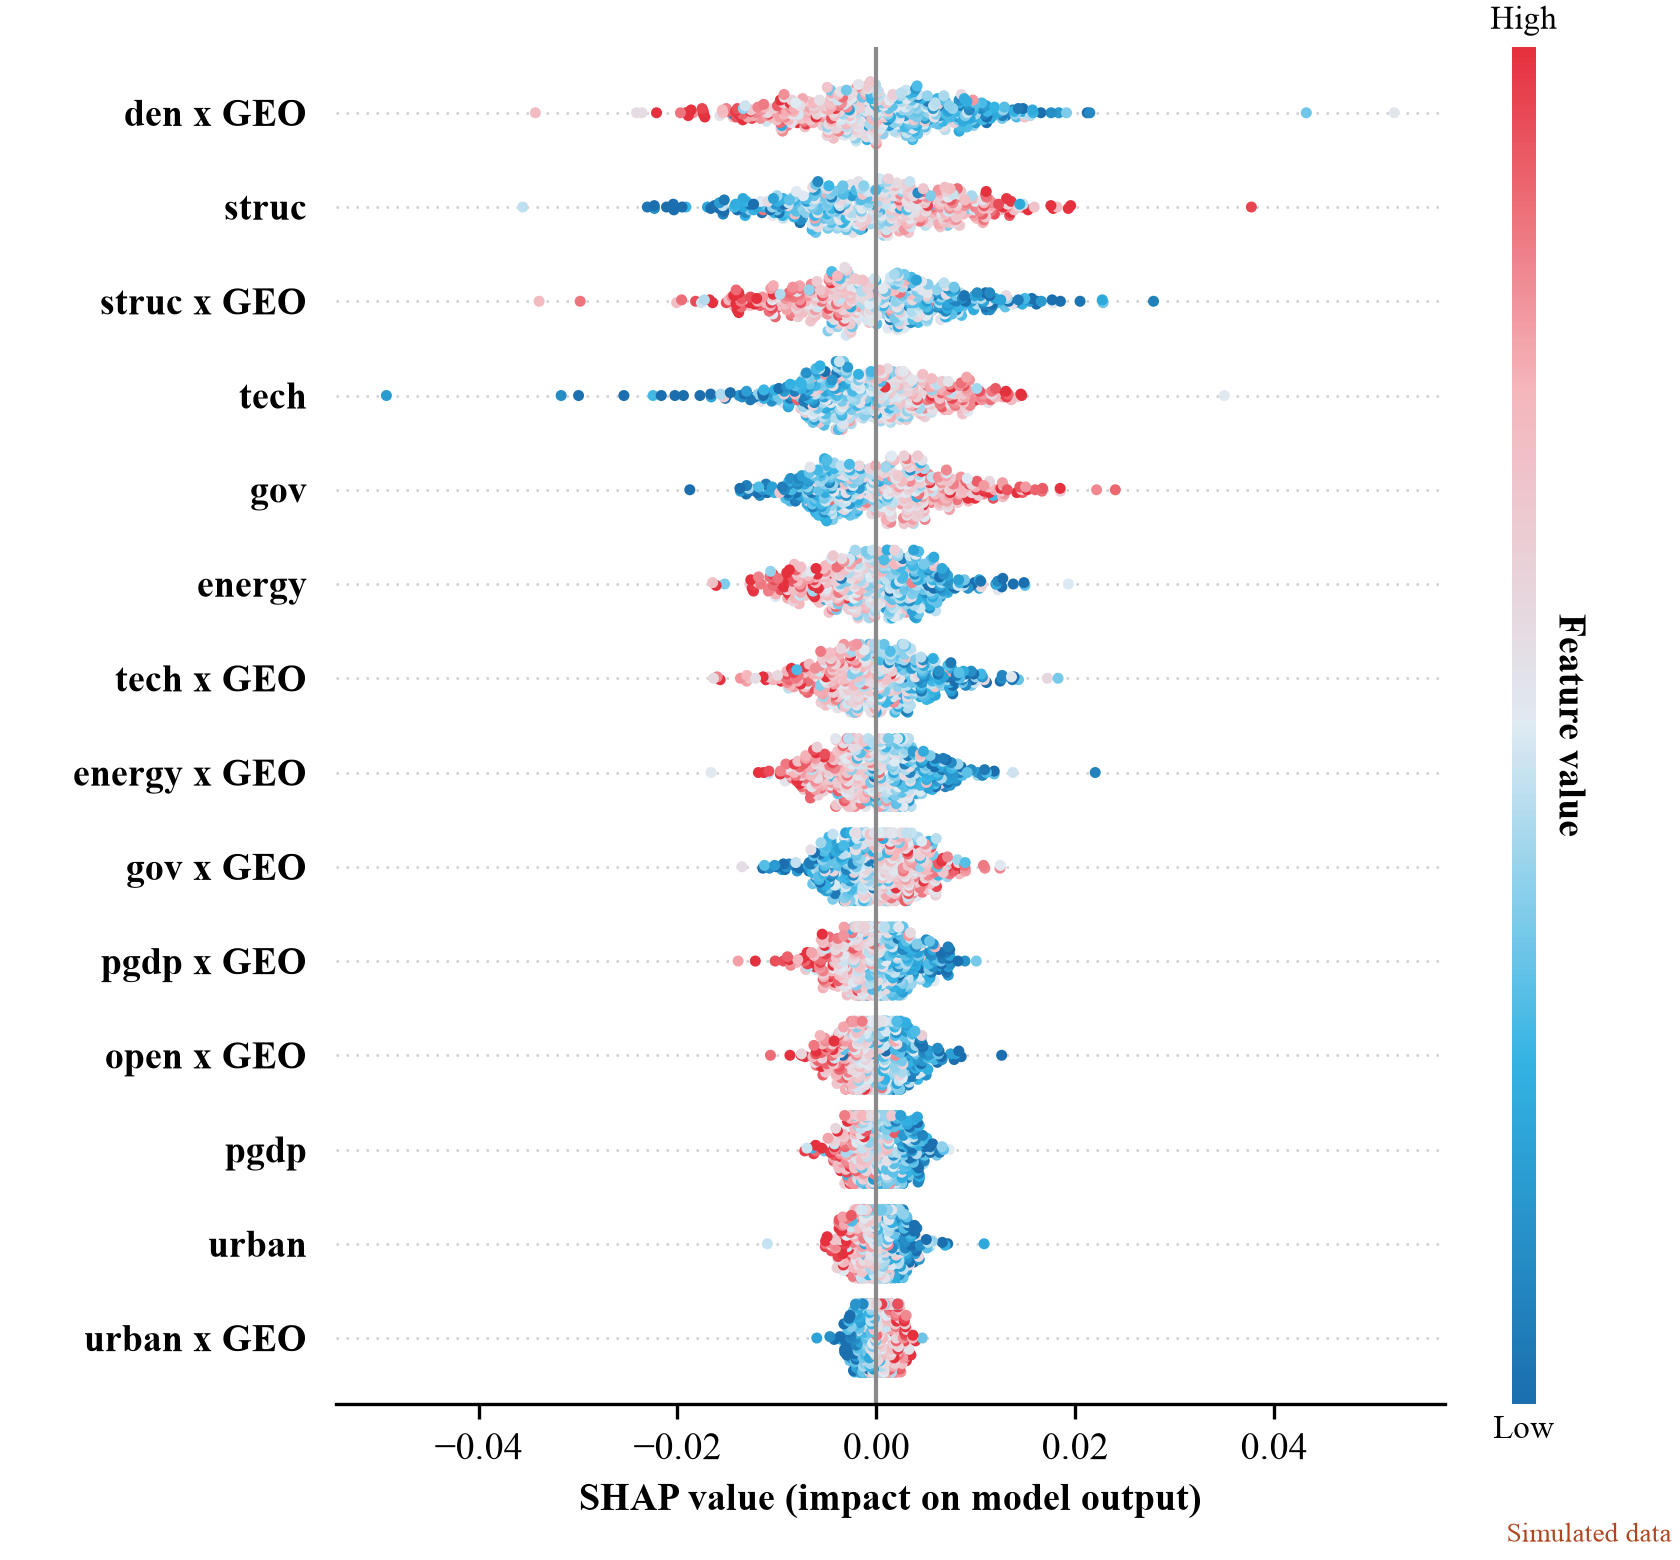

Python code for this plot:
"""SHAP beeswarm with a soft blue-to-pink ramp, dotted row guides and interaction terms among the features.

Drawn after a figure in the author's private reference collection (a cropped screen recording; structure and colour idea only).

*** SIMULATED DATA *** generated below with a fixed seed. Replace `shap` and `fval`
with your model's SHAP values and feature values (samples x features).
"""
from pathlib import Path

import matplotlib.pyplot as plt
import numpy as np
from matplotlib.colors import LinearSegmentedColormap

OUT = Path(__file__).with_suffix(".png")
CMAP = LinearSegmentedColormap.from_list("blue_pink", ["#1b6fae", "#33b3e3", "#dfeaf2", "#f5b5bb", "#e5303d"])
NAMES = ["den x GEO", "struc", "struc x GEO", "tech", "gov", "energy", "tech x GEO", "energy x GEO",
         "gov x GEO", "pgdp x GEO", "open x GEO", "pgdp", "urban", "urban x GEO"]

rng = np.random.default_rng(3)
n_obs, n_feat = 420, len(NAMES)
scale = np.linspace(1.0, 0.18, n_feat)
fval = rng.normal(size=(n_obs, n_feat))
sign = rng.choice([1, -1], n_feat)
shap = (sign * fval * 0.55 + rng.standard_t(4, size=(n_obs, n_feat)) * 0.35) * scale * 0.012

plt.rcParams.update({"font.family": "Times New Roman", "font.size": 9, "pdf.fonttype": 42})
fig, ax = plt.subplots(figsize=(5.6, 5.2))
fig.subplots_adjust(left=0.2, right=0.86, top=0.97, bottom=0.1)
y = np.arange(n_feat)[::-1]
edges = np.linspace(shap.min(), shap.max(), 120)
for j, yi in enumerate(y):
    ax.axhline(yi, color="#cfcfcf", lw=0.6, ls=(0, (1, 3)), zorder=0)
    b = np.digitize(shap[:, j], edges)
    off = np.zeros(n_obs)
    for k in np.unique(b):                      # stack points that share an x-bin symmetrically about the row
        idx = np.where(b == k)[0]
        off[idx] = (np.arange(len(idx)) - (len(idx) - 1) / 2) * 0.03
    sc = ax.scatter(shap[:, j], yi + np.clip(off, -0.36, 0.36), c=fval[:, j], cmap=CMAP, vmin=-2, vmax=2,
                    s=7, linewidths=0, rasterized=True)
ax.axvline(0, color="#8a8a8a", lw=1.0, zorder=1)
ax.set_yticks(y, NAMES, fontweight="bold")
ax.tick_params(left=False)
ax.set_ylim(-0.7, n_feat - 0.3)
ax.set_xlabel("SHAP value (impact on model output)", fontweight="bold")
for s in ("left", "top", "right"):
    ax.spines[s].set_visible(False)

cax = fig.add_axes([0.9, 0.1, 0.014, 0.87])
cb = fig.colorbar(sc, cax=cax, ticks=[])
cb.outline.set_visible(False)
cb.set_label("Feature value", rotation=-90, labelpad=12, fontweight="bold")
cax.text(0.5, 1.008, "High", transform=cax.transAxes, ha="center", va="bottom", fontsize=8)
cax.text(0.5, -0.008, "Low", transform=cax.transAxes, ha="center", va="top", fontsize=8)

fig.text(0.995, 0.008, "Simulated data", ha="right", va="bottom", fontsize=6.5, color="#b0461e")
fig.savefig(OUT, dpi=300)
print(OUT)
